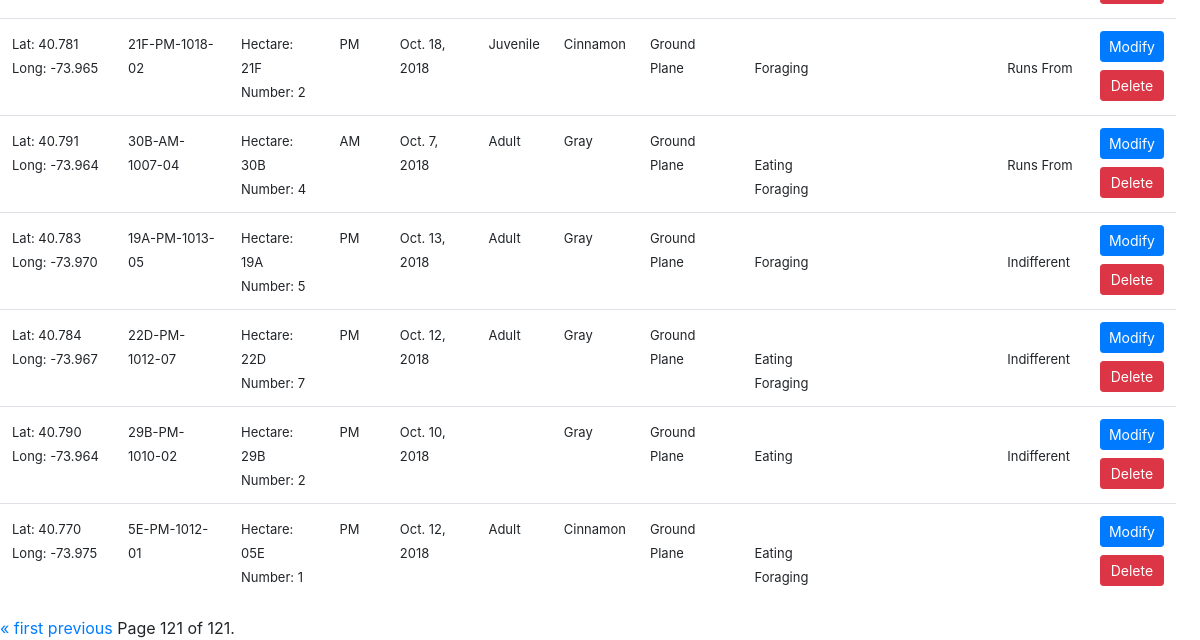
Before: /data/?page=121 (lower part) with the older database file.
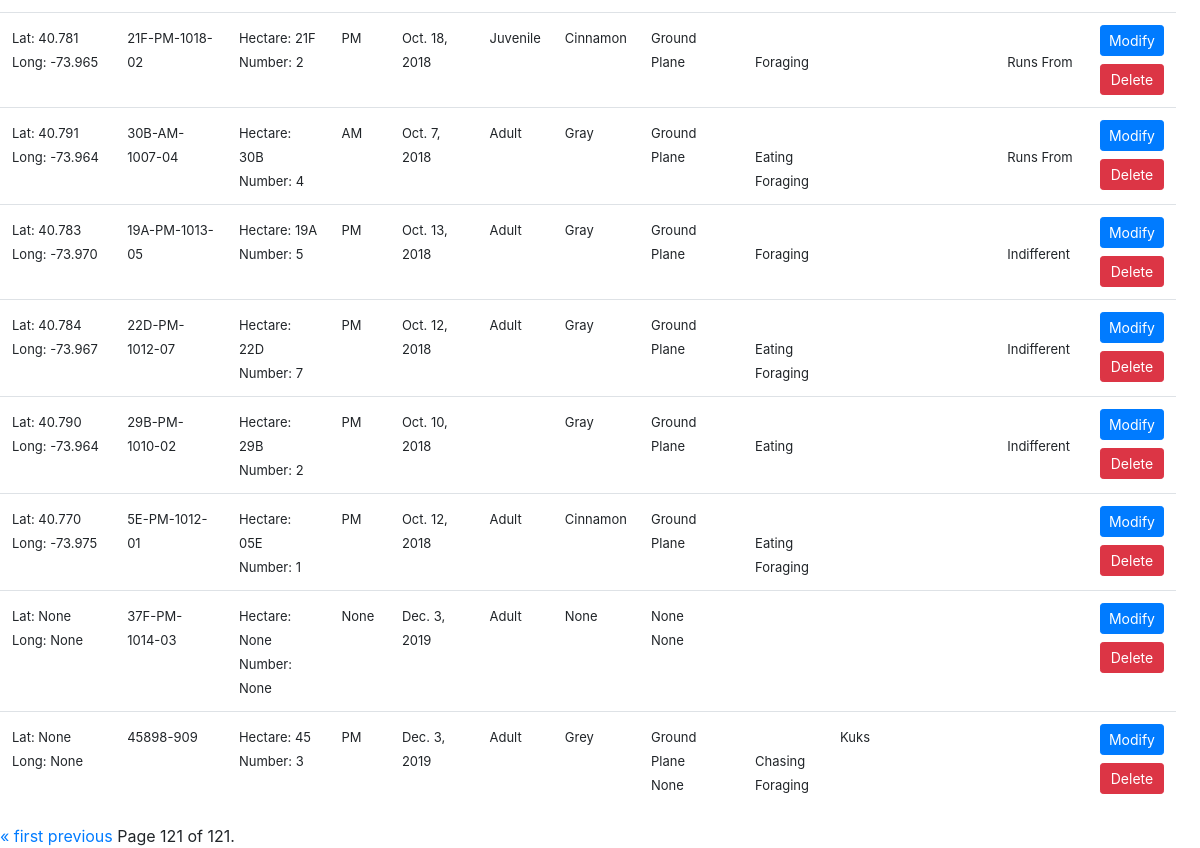
After: the same page with the newer database file.
### sightings/models.py (models this page shows)
class new_sighting (models.Model):
    Latitude = models.DecimalField(max_digits=5, decimal_places=3,blank=True,null=True)
    Longitude = models.DecimalField(max_digits=5, decimal_places=3,blank=True,null=True)
    Unique_Squirrel_ID = models.CharField(max_length=50,blank=True,null=True)
    Hectare=models.CharField(max_length=3,blank=True,null=True)
    PM='PM'
    AM='AM'
    shift_choices=[(PM,'PM'),(AM,'AM')]
    Shift=models.CharField(max_length=2,choices=shift_choices,blank=True,null=True)
    Date= models.DateField(blank=True,null=True)
    Hectare_Squirrel_Number=models.IntegerField(blank=True,null=True)
    adult='Adult'
    juvenile='Juvenile'
    age_choices=[(adult,'Adult'),(juvenile,'Juvenile')]
    Age=models.CharField(max_length=20,choices=age_choices,blank=True,null=True)
    grey='Grey'
    cinnamon='Cinnamon'
    black='Black'
    color_choices=[(grey,'Grey'), (cinnamon,'Cinnamon'), (black,'Black')]
    Primary_Fur_Color=models.CharField(max_length=20,choices=color_choices,blank=True,null=True)
    Ground_Plane='Ground Plane'
    Above_Ground='Above_Ground'
    location_choices=[(Ground_Plane,'Ground Plane'),(Above_Ground,'Above_Ground')]
    Location=models.CharField(max_length=20,choices=location_choices,blank=True,null=True)
    Specific_Location= models.CharField(max_length=50,blank=True,null=True)
    Running = models.BooleanField(blank=True,null=True)
    Chasing=models.BooleanField(blank=True,null=True)
    Climbing=models.BooleanField(blank=True,null=True)
    Eating=models.BooleanField(blank=True,null=True)
    Foraging=models.BooleanField(blank=True,null=True)
    Other_Activities=models.CharField(max_length=50,blank=True,null=True)
    Kuks=models.BooleanField(blank=True,null=True)
    Quaas=models.BooleanField(blank=True,null=True)
    Moans=models.BooleanField(blank=True,null=True)
    Tail_flags=models.BooleanField(blank=True,null=True)
    Tail_twitches=models.BooleanField(blank=True,null=True)
    Approaches=models.BooleanField(blank=True,null=True)
    Indifferent=models.BooleanField(blank=True,null=True)
    Runs_from=models.BooleanField(blank=True,null=True)

### sightings/views.py (the view)
# urls.py: path('data/',DataList, name='data'),
def DataList(request):
    squirrel_list = new_sighting.objects.all()
    paginator = Paginator(squirrel_list, 25) # Show 25 contacts per page
    page = request.GET.get('page')
    squirrels = paginator.get_page(page)
    return render(request, 'data.html', {'squirrels': squirrels})

### templates/data.html (shortened to what this page needs)
{% extends "base.html" %}
{% block content %}
<table class="table"
        data-toggle="table">
        <tbody>
        {% for squirrel in squirrels %}
        <tr>
            <td><font size=2>Lat: {{squirrel.Latitude}}<br>Long: {{squirrel.Longitude}}</font></td>
            <td><font size=2>{{squirrel.Unique_Squirrel_ID}}</font></td>
            <td><font size=2>
                    Hectare: {{squirrel.Hectare}} <br>
                    Number: {{squirrel.Hectare_Squirrel_Number}}
            </font></td>
            <td><font size=2>{{squirrel.Shift}}</font></td>
            <td><font size=2>{{squirrel.Date}}</font></td>
            <td><font size=2>{{squirrel.Age}}</font></td>
            <td style= "width: fit-content;"><font size=2>{{squirrel.Primary_Fur_Color}}</font></td>
            <td><font size=2>
                    {{squirrel.Location}} <br>
                    {{squirrel.Specific_Location}}
            </font></td>
            <td><font size=2>
                {% if squirrel.Chasing %}
                        <br>Chasing
                {%endif%}
                {% if squirrel.Eating %}
                        <br>Eating
                {%endif%}
                {% if squirrel.Foraging %}
                        <br>Foraging
                {%endif%}
            </font>
            </td>
            <td><font size=2>
                    {% if squirrel.Kuks %}
                        Kuks
                    {%endif%}
            </font>
            </td>
            <td>
            </td>
            <td><font size=2>
                {% if squirrel.Indifferent%}
                        <br>Indifferent
                {%endif%}
                {% if squirrel.Runs_from%}
                        <br>Runs From
                {%endif%}
            </font>
            </td>
            <td>
                 <button type="button" class="btn btn-primary btn-sm btn-block" onclick="window.location.href='update'">Modify</button>
                 <button type="button" class="btn btn-danger btn-sm btn-block">Delete</button>
            </td>
        </tr>
        {% endfor %}
</table>
 <div class="pagination">
        <span class="step-links">
            {% if squirrels.has_previous %}
                <a href="?page=1">&laquo; first</a>
                <a href="?page={{ squirrels.previous_page_number }}">previous</a>
            {% endif %}
            <span class="current">
                Page {{ squirrels.number }} of {{ squirrels.paginator.num_pages }}.
            </span>
        </span>
    </div>
{% endblock content %}

Changed rows visible on the page:
added new_sighting: Latitude "None", Longitude "None", Unique_Squirrel_ID "37F-PM-1014-03", Hectare "None", Hectare_Squirrel_Number "None", Shift "None", Date "Dec. 3, 2019", Age "Adult", Primary_Fur_Color "None", Location "None", Specific_Location "None"
added new_sighting: Latitude "None", Longitude "None", Unique_Squirrel_ID "45898-909", Hectare "45", Hectare_Squirrel_Number "3", Shift "PM", Date "Dec. 3, 2019", Age "Adult", Primary_Fur_Color "Grey", Location "Ground Plane", Specific_Location "None", Chasing "Chasing", Foraging "Foraging", Kuks "Kuks"
